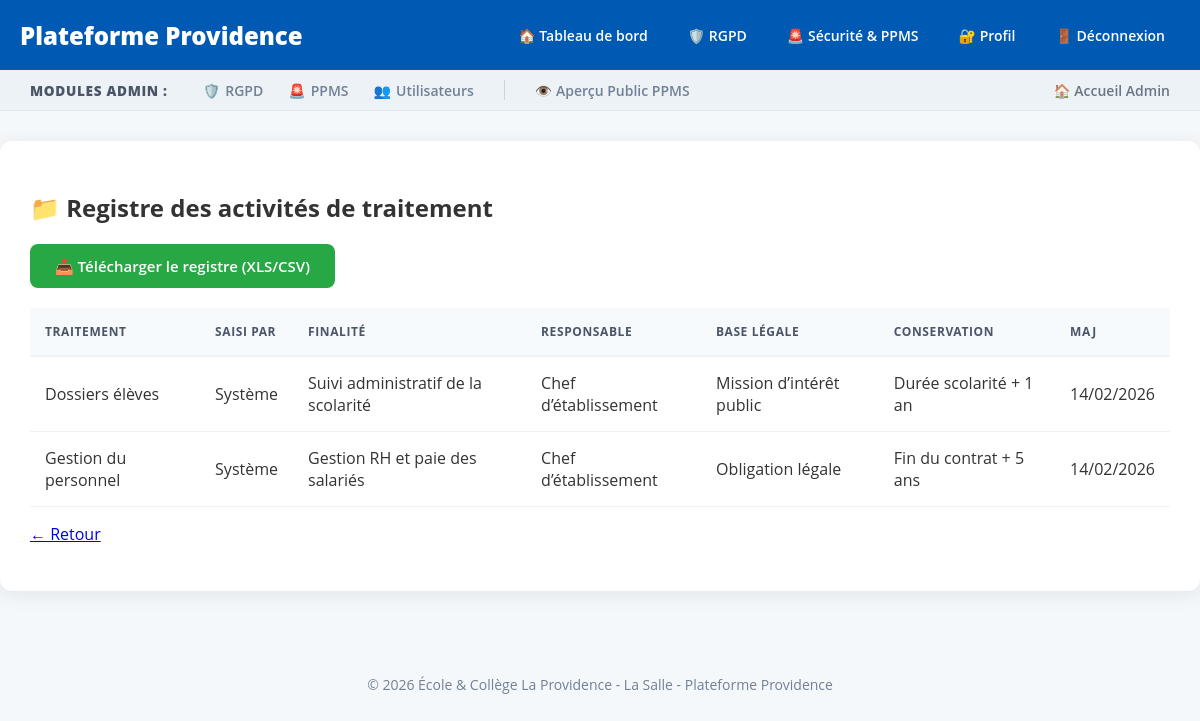
The page /admin/registre.php (signed in) on the database its author committed.
### tables this page shows
CREATE TABLE registre_traitements (
    id_traitement INT AUTO_INCREMENT PRIMARY KEY,
    id_utilisateur INT NULL,
    nom_traitement VARCHAR(255),
    finalite TEXT,
    categories_donnes TEXT,
    base_legale VARCHAR(255),
    personnes_concernees TEXT,
    responsable_traitement VARCHAR(255),
    duree_conservation VARCHAR(255),
    emplacement_stockage VARCHAR(255),
    mesures_securite TEXT,
    sous_traitants TEXT,
    transfert_hors_ue VARCHAR(255) DEFAULT 'Non',
    pia_necessaire TINYINT(1) DEFAULT 0,
    dernier_maj DATETIME DEFAULT CURRENT_TIMESTAMP,
    source_questionnaire INT NULL,
    FOREIGN KEY (id_utilisateur) REFERENCES utilisateurs(id_utilisateur) ON DELETE SET NULL,
    FOREIGN KEY (source_questionnaire) REFERENCES questionnaires(id_questionnaire) ON DELETE SET NULL
);

### admin/registre.php (the view, shortened to what this page needs)
<?php
include("../includes/config.php");
$traitements = $pdo->query("SELECT r.*, u.nom FROM registre_traitements r
                           LEFT JOIN utilisateurs u ON r.id_utilisateur = u.id_utilisateur
                           ORDER BY r.dernier_maj DESC")->fetchAll();
?>
<!DOCTYPE html>
<html lang="fr">
<head>
    <link rel="stylesheet" href="../assets/css/style.css">
</head>
<body>
    <?php include("../includes/header.php"); ?>
    <?php include("../includes/admin_nav.php"); ?>
    <div class="container">
        <h2>📁 Registre des activités de traitement</h2>
        <div style="margin-bottom: 20px;">
            <a href="export_registre.php" class="btn" style="background-color: #28a745;">📥 Télécharger le registre
                (XLS/CSV)</a>
        </div>
        <table>
            <thead>
                <tr>
                    <th>Traitement</th>
                    <th>Saisi par</th>
                    <th>Finalité</th>
                    <th>Responsable</th>
                    <th>Base Légale</th>
                    <th>Conservation</th>
                    <th>Maj</th>
                </tr>
            </thead>
            <tbody>
                <?php foreach ($traitements as $t): ?>
                    <tr>
                        <td><?php echo htmlspecialchars($t['nom_traitement']); ?></td>
                        <td><?php echo htmlspecialchars($t['nom'] ?? 'Système'); ?></td>
                        <td><?php echo htmlspecialchars($t['finalite']); ?></td>
                        <td><?php echo htmlspecialchars($t['responsable_traitement']); ?></td>
                        <td><?php echo htmlspecialchars($t['base_legale']); ?></td>
                        <td><?php echo htmlspecialchars($t['duree_conservation']); ?></td>
                        <td><?php echo date('d/m/Y', strtotime($t['dernier_maj'])); ?></td>
                    </tr>
                <?php endforeach; ?>
            </tbody>
        </table>
        <p><a href="../admin/index.php">← Retour</a></p>
    </div>
    <?php include("../includes/footer.php"); ?>
</body>
</html>

### assets/css/style.css (style rules this page uses)
body { font-family: "Open Sans", Arial, sans-serif; background-color: #f5f8fa; margin: 0; padding: 0; color: #333; }
.container { max-width: 1200px; margin: 30px auto; padding: 30px; background: white; border-radius: 12px; box-shadow: 0 4px 20px rgba(0, 0, 0, 0.08); }
button, .btn { display: inline-block; width: auto; background-color: #0059b2; color: white; border: none; padding: 12px 25px; border-radius: 8px; cursor: pointer; font-weight: 600; font-size: 15px; transition: filter 0.3s, transform 0.2s; text-decoration: none; text-align: center; }
table { width: 100%; border-collapse: separate; border-spacing: 0; margin-top: 20px; }
table th { background-color: #f7fafc; color: #4a5568; font-weight: 700; text-transform: uppercase; font-size: 12px; letter-spacing: 0.05em; padding: 15px; border-bottom: 2px solid #edf2f7; text-align: left; }
table td { padding: 15px; border-bottom: 1px solid #edf2f7; }

### rows shown on the page
registre_traitements: nom_traitement "Dossiers élèves", nom "Système", finalite "Suivi administratif de la scolarité", responsable_traitement "Chef d’établissement", base_legale "Mission d’intérêt public", duree_conservation "Durée scolarité + 1 an", dernier_maj "14/02/2026"
registre_traitements: nom_traitement "Gestion du personnel", nom "Système", finalite "Gestion RH et paie des salariés", responsable_traitement "Chef d’établissement", base_legale "Obligation légale", duree_conservation "Fin du contrat + 5 ans", dernier_maj "14/02/2026"
